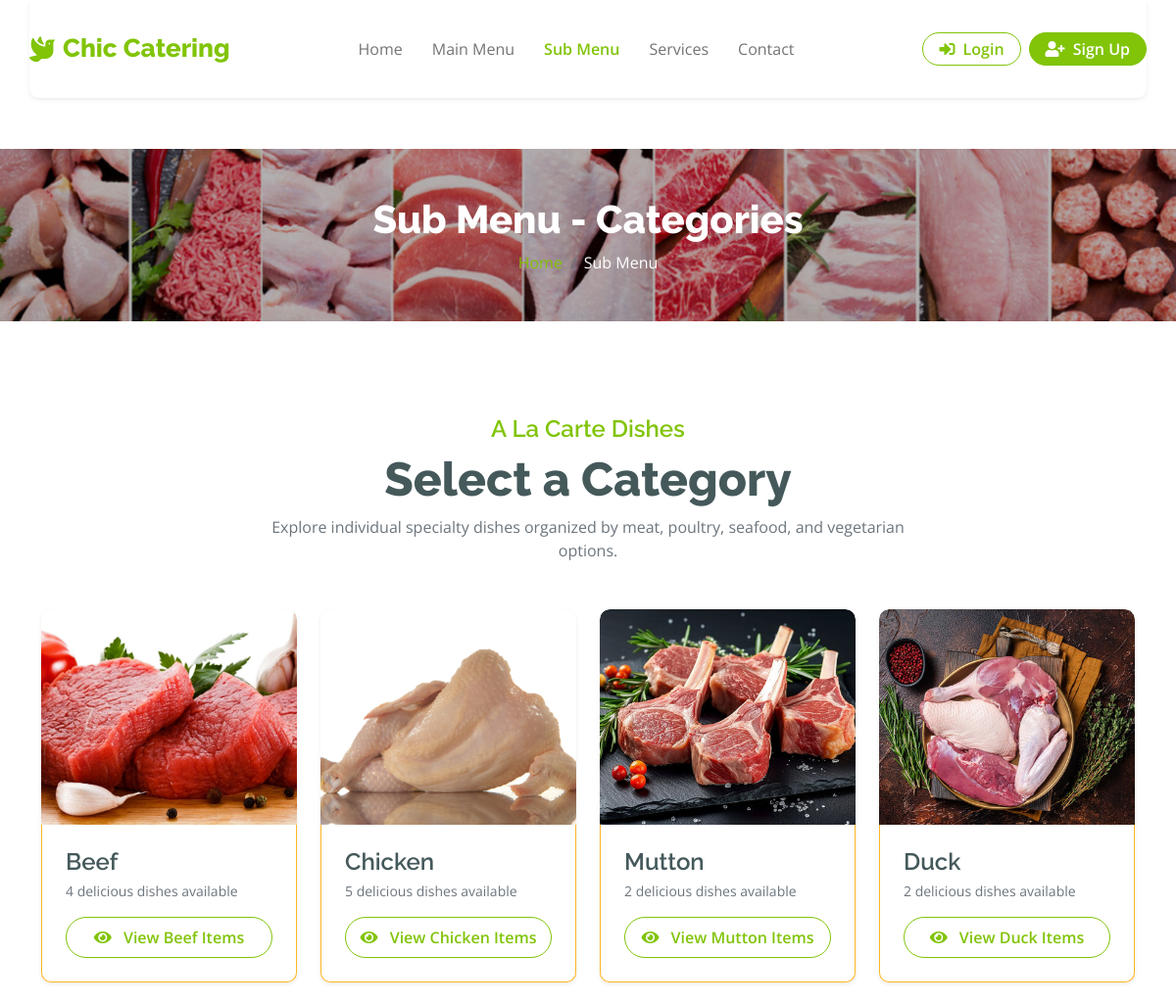
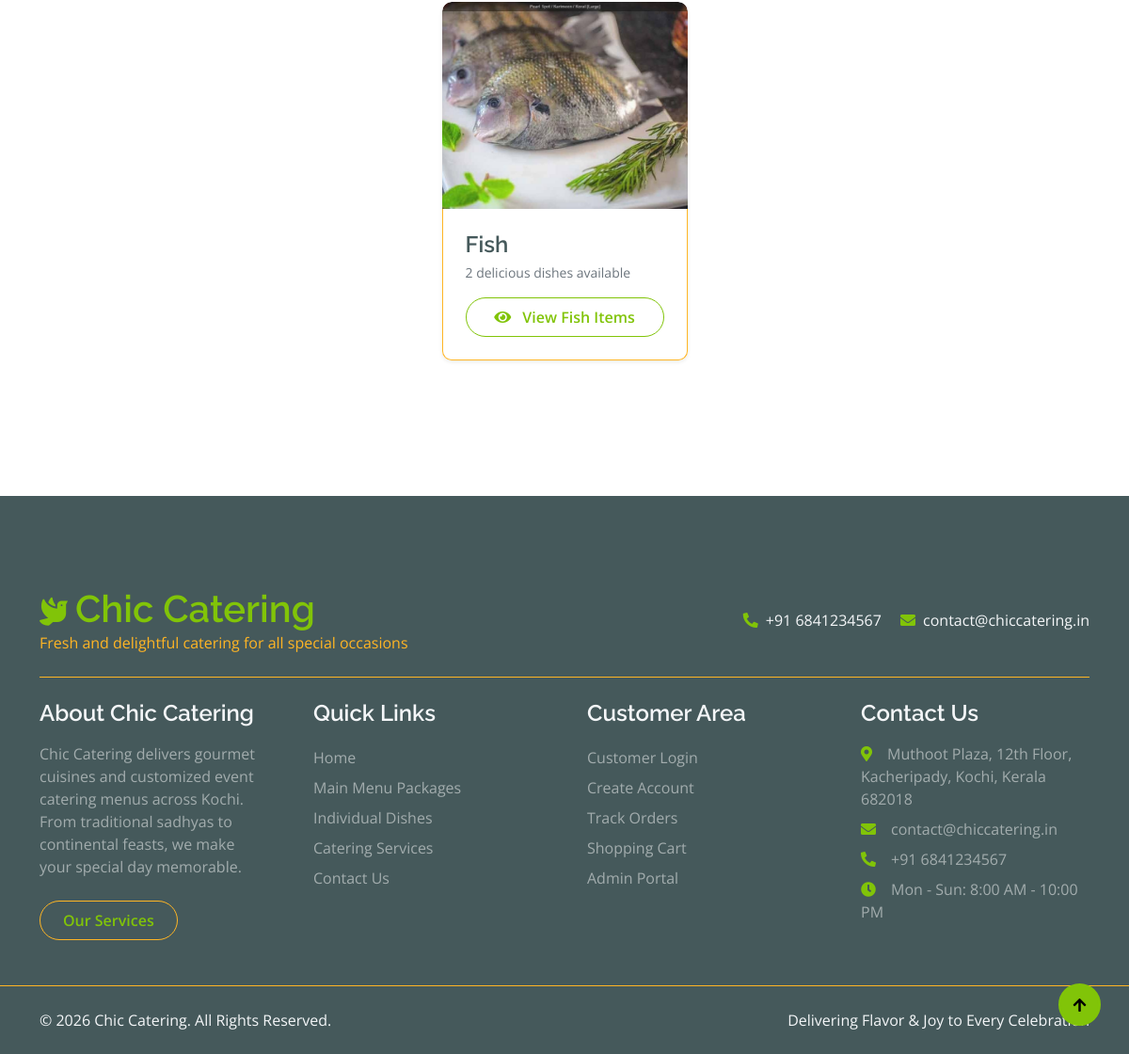
Page /customer/submenu.php on the committed database (2 pictures, top to bottom).
### tables this page shows
CREATE TABLE `category` (
  `cid` int NOT NULL AUTO_INCREMENT,
  `cname` varchar(30) NOT NULL,
  `cimage` varchar(200) NOT NULL,
  `status` int NOT NULL DEFAULT '1',
  PRIMARY KEY (`cid`)
);

### classes/DataAccess.class.php (called while the page is built, shortened)
<?php
class DataAccess
{
	private $_con,$_query,$_errors;
	public function __construct()
	{
		if(!$this->_con=mysqli_connect(DB_HOST,DB_USER,DB_PASSWORD,DB_NAME))
		{
			die("connection Error");
		}
	}
	public function query($query)
	{
		if(isset($query))
		{
			$words=explode(' ',$query);
			$this->_query=$query;
			$res=mysqli_query($this->_con,$this->_query);
			if($words[0]=='select' || $words[0]=='Select' || $words[0]=='SELECT')
			{
				if(mysqli_num_rows($res))
				{
					$dataArr=array();
					while($row=mysqli_fetch_assoc($res))
					{
						$dataArr[] = $row;
					}
					return $dataArr;
				}
				else
				{
					return false;
				}
			}
		}
	}
}
?>

### customer/submenu.php (the view)
<?php
require('head.php');
?>
<div class="container-fluid page-header py-5">
    <h1 class="text-center text-white display-6">Sub Menu - Categories</h1>
    <ol class="breadcrumb justify-content-center mb-0">
        <li class="breadcrumb-item"><a href="index.php">Home</a></li>
        <li class="breadcrumb-item active text-white">Sub Menu</li>
    </ol>
</div>
<div class="container-fluid fruite py-5">
    <div class="container py-5">
        <div class="text-center mx-auto mb-5" style="max-width: 700px;">
            <h4 class="text-primary font-weight-bold">A La Carte Dishes</h4>
            <h1 class="display-5">Select a Category</h1>
            <p class="text-muted">Explore individual specialty dishes organized by meat, poultry, seafood, and vegetarian options.</p>
        </div>
        <div class="row g-4 justify-content-center">
            <?php
            $q = "SELECT * FROM category WHERE status=1";
            $info = $dao->query($q);
            if (!empty($info)):
                foreach ($info as $cat):
                    $countQ = "SELECT count(*) as count FROM item WHERE cid=" . intval($cat['cid']) . " AND status=1";
                    $countRes = $dao->query($countQ);
                    $dishCount = $countRes[0]['count'] ?? 0;
            ?>
                <div class="col-md-6 col-lg-4 col-xl-3">
                    <div class="rounded position-relative fruite-item h-100 d-flex flex-column shadow-sm bg-white">
                        <div class="fruite-img">
                            <img src="<?= BASE_URL . 'category_images/' . htmlspecialchars($cat['cimage']); ?>" class="img-fluid w-100 rounded-top" style="height: 220px; object-fit: cover;" alt="<?= htmlspecialchars($cat['cname']) ?>">
                        </div>
                        <div class="p-4 border border-secondary border-top-0 rounded-bottom d-flex flex-column flex-grow-1">
                            <h4 class="mb-1"><?= htmlspecialchars($cat['cname']) ?></h4>
                            <p class="text-muted small mb-3"><?= $dishCount ?> delicious dishes available</p>
                            <div class="mt-auto">
                                <a href="items.php?id=<?= $cat['cid'] ?>" class="btn btn-outline-primary rounded-pill w-100 py-2">
                                    <i class="fa fa-eye me-2 text-primary"></i> View <?= htmlspecialchars($cat['cname']) ?> Items
                                </a>
                            </div>
                        </div>
                    </div>
                </div>
            <?php
                endforeach;
            else:
            ?>
                <div class="col-12 text-center py-5">
                    <p class="text-muted fs-4">No categories currently found.</p>
                </div>
            <?php
            endif;
            ?>
        </div>
    </div>
</div>
<?php require('footer.php'); ?>

### customer/css/style.css (style rules this page uses)
.btn { font-weight: 600; transition: .5s; }
.page-header { position: relative; background: linear-gradient(rgba(0, 0, 0, 0.3), rgba(0, 0, 0, 0.3)), url('../img/banner-meat.jpg'); background-position: center center; background-repeat: no-repeat; background-size: cover; }
@media (min-width: 992px) { .hero-header, .page-header { margin-top: 152px !important; } }
.fruite .fruite-item { height: 100%; transition: 0.5s; }
.fruite .fruite-item .fruite-img { overflow: hidden; transition: 0.5s; border-radius: 10px 10px 0 0; }
.fruite .fruite-item .fruite-img img { transition: 0.5s; }

### customer/css/app-responsive.css (style rules this page uses)
:root { --app-primary: #81C408; --app-primary-dark: #6ea106; --app-dark: #202020; --app-bg: #f8f9fa; --app-tab-height: 64px; }
html { -webkit-text-size-adjust: 100%; scroll-behavior: smooth; }
.fruite-img img, .card-img-top { aspect-ratio: 4 / 3; object-fit: cover; }

### rows in the picture
category: cimage (picture), cname "Beef", dishCount "4"
category: cimage (picture), cname "Chicken", dishCount "5"
category: cimage (picture), cname "Mutton", dishCount "2"
category: cimage (picture), cname "Duck", dishCount "2"
category: cimage (picture), cname "Fish", dishCount "2"
